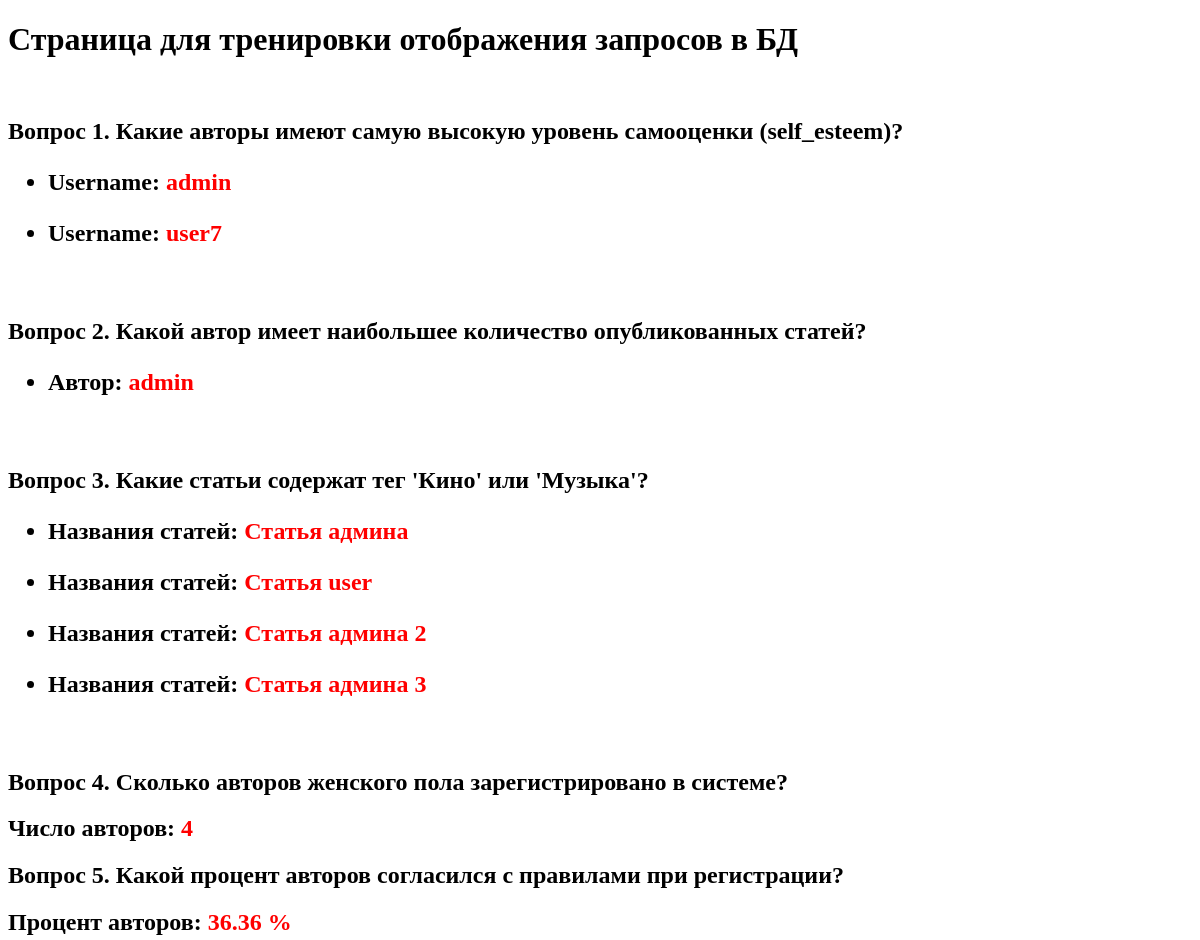
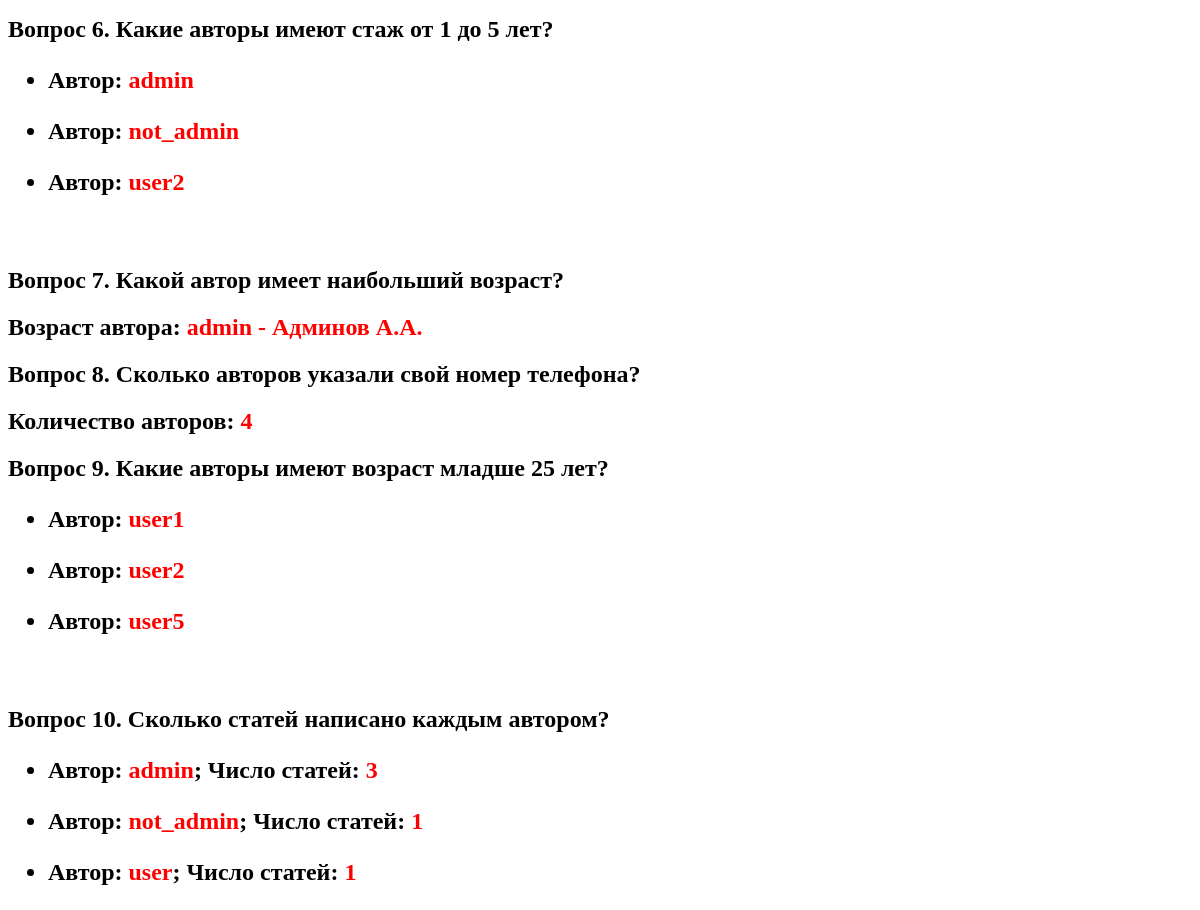
/train/db/, run on an earlier commit of the app's database (2 pictures, top to bottom).
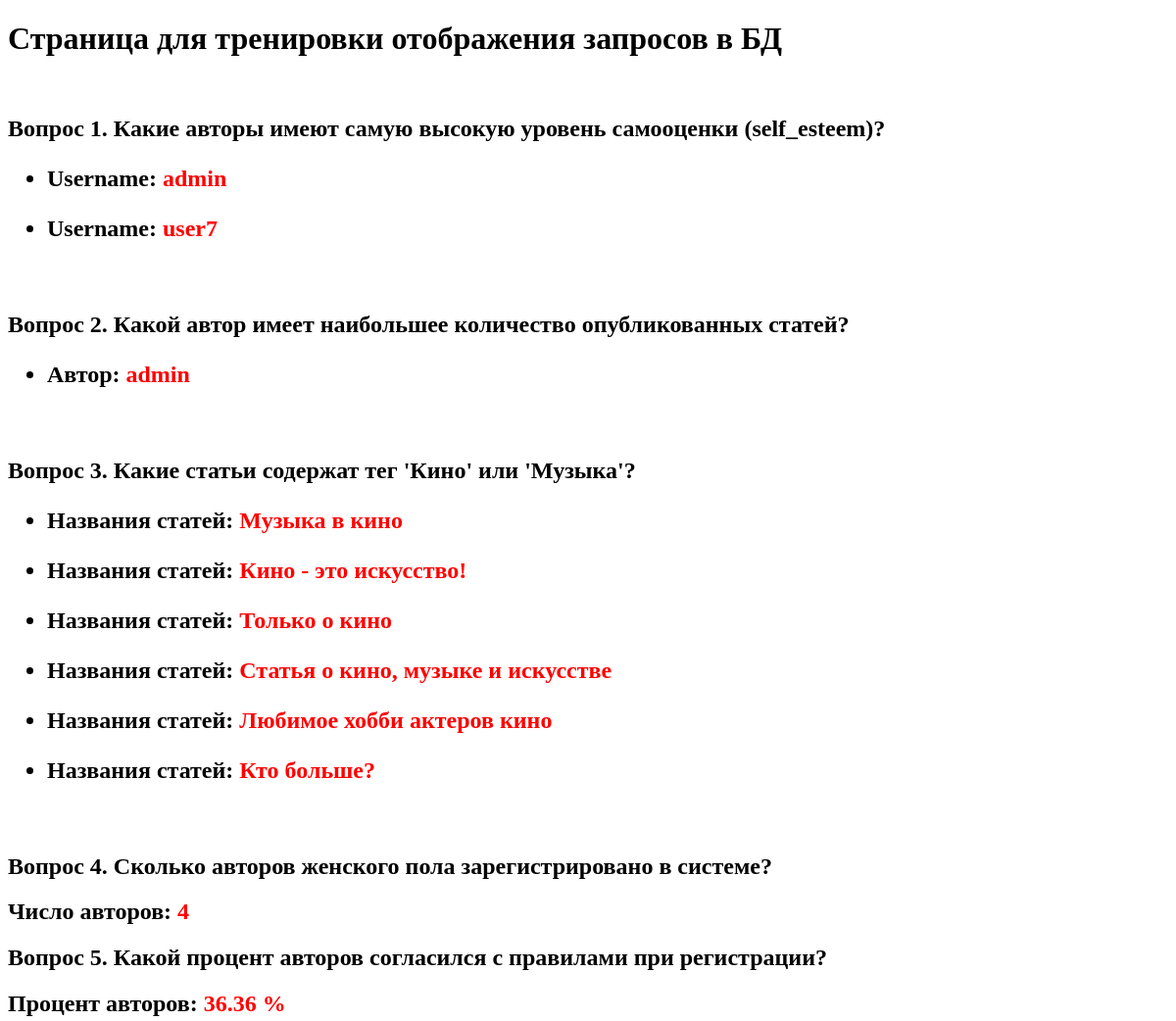
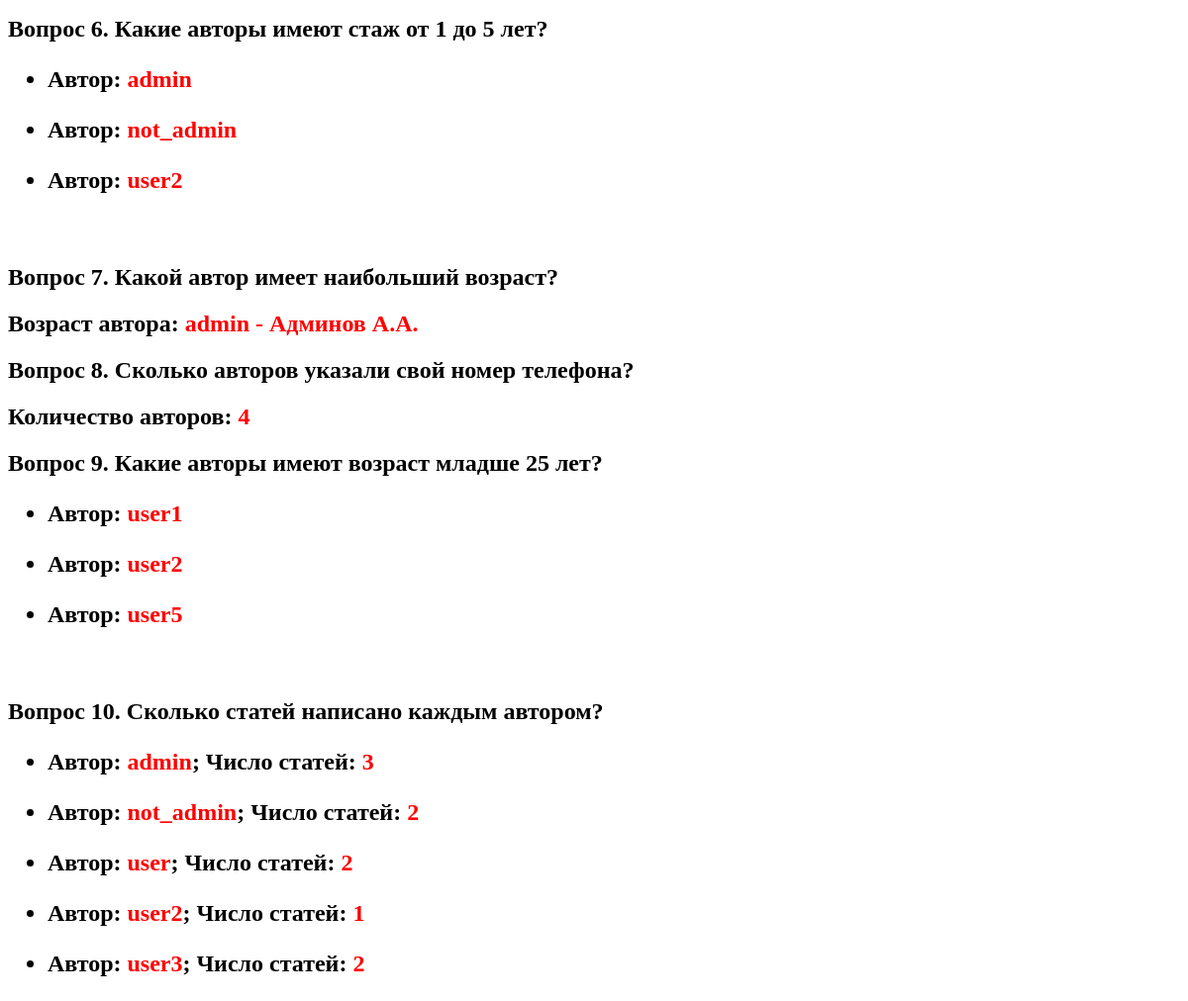
And on a later commit of the database (2 pictures, top to bottom).
### apps/db_train/models.py (models this page shows, shortened)
class Author(models.Model):
    phone_regex = RegexValidator(
        regex=r'^\+79\d{9}$',
        message="Телефонный номер должен быть формата: '+79123456789'."
    )
    username = models.SlugField(verbose_name='Имя аккаунта',
                                unique=True,
                                help_text="Введите username, не длиннее 50 символов. Использовать нужно английский алфавит, разделять фразы нужно символом '-'")
    email = models.EmailField(verbose_name='Адрес электронной почты',
                              unique=True,
                              help_text="Адрес почты в формате *@*.*")
    first_name = models.CharField(max_length=100,
                                  verbose_name='Имя',
                                  help_text="Ограничение - не более 100 символов",
                                  null=True,
                                  blank=True,
                                  )
    last_name = models.CharField(max_length=100,
                                 verbose_name='Фамилия',
                                 help_text="Ограничение - не более 100 символов",
                                 null=True,
                                 blank=True,
                                 )
    middle_name = models.CharField(max_length=100,
                                   verbose_name='Отчество',
                                   help_text="Ограничение - не более 100 символов",
                                   null=True,
                                   blank=True,
                                   )
    gender = models.CharField(max_length=1,
                              choices=[('м', 'мужской'), ('ж', 'женский')],
                              verbose_name='Пол',
                              help_text="Выберите пол",
                              null=True,
                              blank=True,
                              )
    self_esteem = models.DecimalField(max_digits=2,
                                      decimal_places=1,
                                      validators=[MinValueValidator(0, "Диапазон [0.0, 5.0]"),
                                                  MaxValueValidator(5, "Диапазон [0.0, 5.0]")],
                                      verbose_name='Уровень самооценки',
                                      help_text="Введите уровень вашей самооценки, только честно! Градация от 0 до 5, где 0 - 'я молодец', 5 - 'я умница'",
                                      null=True,
                                      blank=True,
                                      )
    phone_number = models.CharField(max_length=12,
                                    validators=[phone_regex],
                                    verbose_name='Номер телефона',
                                    help_text="Введите номер телефона через '+7' без пробелов в формате +79123456789 ",
                                    null=True,
                                    blank=True,
                                    unique=True,
                                    )
    city = models.CharField(max_length=100,
                            verbose_name='Город',
                            help_text="Введите название города",
                            null=True,
                            blank=True,
                            )
    bio = models.TextField(verbose_name='Биография',
                           help_text="Напишите здесь о том, почему Вы так хороши",
                           null=True,
                           blank=True,
                           )
    age = models.IntegerField(null=True, editable=False)
    date_birth = models.DateField(verbose_name='Дата рождения',
                                  help_text="Посланцев из будущего не регистрируем!",
                                  null=True,
                                  blank=True,
                                  )
    status_rule = models.BooleanField(verbose_name='Согласие с правилами',
                                      help_text="А ты их читал или как обычно просто галочку поставил?",
                                      )
    image = models.ImageField(upload_to='foto_profile',
                              verbose_name='Картинка профиля',
                              help_text="Фото в профиль, можно не своё! Ну или хоть какое-то. Ладно можно без фото",
                              null=True,
                              blank=True,
                              )
    create_at = models.DateTimeField(auto_now_add=True)
    update_at = models.DateTimeField(auto_now=True)
    def __str__(self):
        initials = None  # Инициалы
        if self.first_name and self.middle_name:
            initials = f"{self.first_name.upper()[0]}.{self.middle_name.upper()[0]}."
        return f"{self.username} - {self.last_name} {initials}"
    class Meta:
        verbose_name = "Автор"
        verbose_name_plural = "Авторы"

class Entry(models.Model):
    text = models.TextField(verbose_name="Текст статьи",
                            )
    author = models.ForeignKey("Author", on_delete=models.CASCADE, related_name='entries')
    tags = models.ManyToManyField("Tag", related_name='entries')

### apps/db_train/views.py (the view)
# urls.py: path('db/', TrainView.as_view(), name='index'),
class TrainView(View):
    def get(self, request):
        max_self_esteem = Author.objects.aggregate(max_self_esteem=Max('self_esteem'))
        self.answer1 = Author.objects.filter(self_esteem=max_self_esteem['max_self_esteem'])
        self.answer2 = Author.objects.annotate(num_entries=Count('entries')).order_by('-num_entries').first()  # TODO Какой автор имеет наибольшее количество опубликованных статей?
        self.answer3 = Entry.objects.filter(tags__name__in=['Кино', 'Музыка']).distinct()  # TODO Какие статьи содержат тег 'Кино' или 'Музыка'?
        self.answer4 = Author.objects.filter(gender='ж').count()  # TODO Сколько авторов женского пола зарегистрировано в системе?
        total_authors_count = Author.objects.count()
        agreed_authors_count = Author.objects.filter(status_rule=True).count()
        self.answer5 = round(agreed_authors_count * 100 / total_authors_count, 2)  # TODO Какой процент авторов согласился с правилами при регистрации?
        self.answer6 = Author.objects.filter(authorprofile__stage__range=(1, 5))  # TODO Какие авторы имеют стаж от 1 до 5 лет?
        self.answer7 = Author.objects.order_by('-age').first()  # TODO Какой автор имеет наибольший возраст?
        self.answer8 = Author.objects.filter(phone_number__isnull=False).count()  # TODO Сколько авторов указали свой номер телефона?
        self.answer9 = Author.objects.filter(age__lt=25)   # TODO Какие авторы имеют возраст младше 25 лет?
        self.answer10 = Entry.objects.values('author__username').annotate(count=Count('id'), username=F('author__username'))  # TODO Сколько статей написано каждым автором?
        context = {f'answer{index}': self.__dict__[f'answer{index}'] for index in range(1, 11)}
        return render(request, 'train_db/training_db.html', context=context)

### apps/db_train/templates/train_db/training_db.html (shortened to what this page needs)
<!DOCTYPE html>
<html lang="en">
<head>
</head>
<body>
<h1>Страница для тренировки отображения запросов в БД</h1>
<br>
<h2> Вопрос 1. Какие авторы имеют самую высокую уровень самооценки (self_esteem)?<h2>
{% if answer1 %}
    {% for answer in answer1 %}
    <ul>
    <li>
        Username: <span style="color: red">{{ answer.username }}</span>
    </li>
    </ul>
    {% endfor %}
{% else %}
    <p style="color: #1c7430; margin-left: 30px">Пока нет ответа</p>
{% endif %}
<br>
<h2> Вопрос 2. Какой автор имеет наибольшее количество опубликованных статей?<h2>
{% if answer2 %}
    <ul>
    <li>
        Автор: <span style="color: red">{{ answer2.username }}</span>
    </li>
    </ul>
{% else %}
    <p style="color: #1c7430; margin-left: 30px">Пока нет ответа</p>
{% endif %}
<br>
<h2> Вопрос 3. Какие статьи содержат тег 'Кино' или 'Музыка'?<h2>
{% if answer3 %}
    {% for answer in answer3 %}
    <ul>
    <li>
        Названия статей: <span style="color: red">{{ answer.text }}</span>
    </li>
    </ul>
    {% endfor %}
{% else %}
    <p style="color: #1c7430; margin-left: 30px">Пока нет ответа</p>
{% endif %}
<br>
<h2> Вопрос 4. Сколько авторов женского пола зарегистрировано в системе?<h2>
{% if answer4 %}
    Число авторов: <span style="color: red">{{ answer4 }}</span>
{% else %}
    <p style="color: #1c7430; margin-left: 30px">Пока нет ответа</p>
{% endif %}
<br>
<h2> Вопрос 5. Какой процент авторов согласился с правилами при регистрации?<h2>
{% if answer5 %}
    Процент авторов: <span style="color: red">{{ answer5 }} %</span>
{% else %}
    <p style="color: #1c7430; margin-left: 30px">Пока нет ответа</p>
{% endif %}
<br>
<h2> Вопрос 6. Какие авторы имеют стаж от 1 до 5 лет?<h2>
{% if answer6 %}
    {% for answer in answer6 %}
    <ul>
    <li>
        Автор: <span style="color: red">{{ answer.username }}</span>
    </li>
    </ul>
    {% endfor %}
{% else %}
    <p style="color: #1c7430; margin-left: 30px">Пока нет ответа</p>
{% endif %}
<br>
<h2> Вопрос 7. Какой автор имеет наибольший возраст?<h2>
{% if answer7 %}
    Возраст автора: <span style="color: red">{{ answer7 }}</span>
{% else %}
    <p style="color: #1c7430; margin-left: 30px">Пока нет ответа</p>
{% endif %}
<br>
<h2> Вопрос 8. Сколько авторов указали свой номер телефона?<h2>
{% if answer8 %}
    Количество авторов: <span style="color: red">{{ answer8 }}</span>
{% else %}
    <p style="color: #1c7430; margin-left: 30px">Пока нет ответа</p>
{% endif %}
<br>
<h2> Вопрос 9. Какие авторы имеют возраст младше 25 лет?<h2>
{% if answer9 %}
    {% for answer in answer9 %}
    <ul>
    <li>
        Автор: <span style="color: red">{{ answer.username }}</span>
    </li>
    </ul>
    {% endfor %}
{% else %}
    <p style="color: #1c7430; margin-left: 30px">Пока нет ответа</p>
{% endif %}
<br>
<h2> Вопрос 10. Сколько статей написано каждым автором?<h2>
{% if answer10 %}
    {% for answer in answer10 %}
    <ul>
    <li>
        Автор: <span style="color: red">{{ answer.username }}</span>; Число статей: <span style="color: red">{{ answer.count }}</span>
    </li>
    </ul>
    {% endfor %}
{% else %}
    <p style="color: #1c7430; margin-left: 30px">Пока нет ответа</p>
{% endif %}
</body>
</html>

What changed in the data, as far as the page shows it:
changed Entry: text "Статья админа" → "Музыка в кино"
changed Entry: text "Статья user" → "Кино - это искусство!"
changed Entry: text "Статья админа 2" → "Только о кино"
changed Entry: text "Статья админа 3" → "Статья о кино, музыке и искусстве"
added Entry: text "Любимое хобби актеров кино"
added Entry: text "Кто больше?"
Also different on the page:
new list line: "Автор: not_admin ; Число статей: 2"
new list line: "Автор: user ; Число статей: 2"
new list line: "Автор: user2 ; Число статей: 1"
new list line: "Автор: user3 ; Число статей: 2"
list line gone: "Автор: not_admin ; Число статей: 1"
list line gone: "Автор: user ; Число статей: 1"
